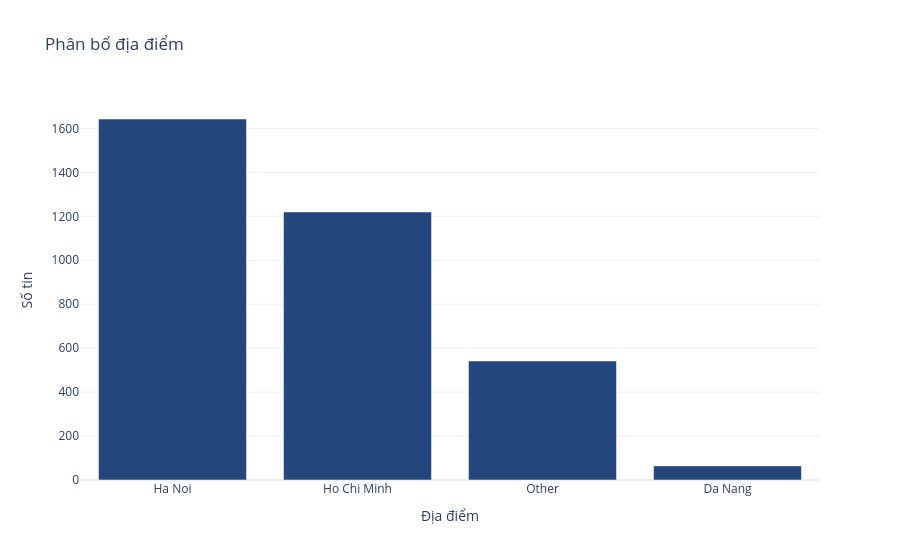
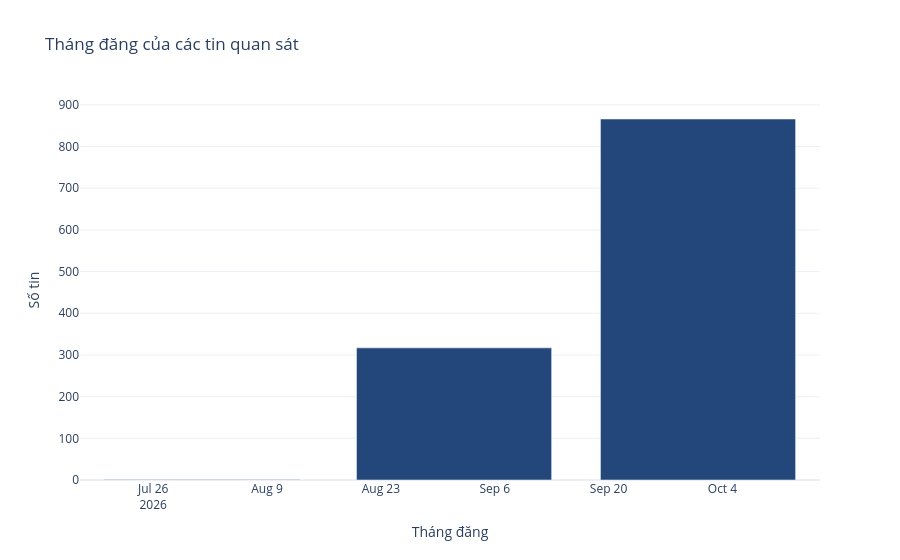

Notebook source saved alongside these figures, in order:
### Markdown cell above
## 3. Địa điểm và tháng đăng
Địa điểm là nhãn chính do dự án gốc gán. `Other` có thể gồm nhiều địa điểm, ngoài ba thành phố chính hoặc thông tin chưa đủ. Tháng đăng chỉ mô tả mẫu có ngày, không chứng minh xu hướng nhu cầu tuyển dụng.

### Code cell
locations = df.location.value_counts().rename_axis('Địa điểm').reset_index(name='Số tin')
px.bar(locations, x='Địa điểm', y='Số tin', title='Phân bố địa điểm').show()
months = df.dropna(subset=['posted_month']).groupby('posted_month').size().reset_index(name='Số tin')
px.bar(months, x='posted_month', y='Số tin', labels={'posted_month':'Tháng đăng'}, title='Tháng đăng của các tin quan sát').show()
display(Markdown(f"Có **{df.posted_date.notna().sum():,}/{len(df):,}** tin có ngày hợp lệ; thiếu **{df.posted_date.isna().mean():.1%}**."))

### Figure 1 — Plotly figure (JSON) as saved in the notebook; plotly's stock layout.template omitted (floating-point values rounded to 4 significant figures)
{"data": [{"hovertemplate": "Địa điểm=%{x}<br>Số tin=%{y}<extra></extra>", "legendgroup": "", "marker": {"color": "#24477B", "pattern": {"shape": ""}}, "name": "", "orientation": "v", "showlegend": false, "textposition": "auto", "type": "bar", "x": ["Ha Noi", "Ho Chi Minh", "Other", "Da Nang"], "xaxis": "x", "y": [1643, 1220, 542, 64], "yaxis": "y"}], "layout": {"barmode": "relative", "legend": {"tracegroupgap": 0}, "title": {"text": "Phân bố địa điểm"}, "xaxis": {"anchor": "y", "domain": [0.0, 1.0], "title": {"text": "Địa điểm"}}, "yaxis": {"anchor": "x", "domain": [0.0, 1.0], "title": {"text": "Số tin"}}}}

### Figure 2 — Plotly figure (JSON) as saved in the notebook; plotly's stock layout.template omitted (floating-point values rounded to 4 significant figures)
{"data": [{"hovertemplate": "Tháng đăng=%{x}<br>Số tin=%{y}<extra></extra>", "legendgroup": "", "marker": {"color": "#24477B", "pattern": {"shape": ""}}, "name": "", "orientation": "v", "showlegend": false, "textposition": "auto", "type": "bar", "x": ["2026-08", "2026-09", "2026-10"], "xaxis": "x", "y": [1, 317, 866], "yaxis": "y"}], "layout": {"barmode": "relative", "legend": {"tracegroupgap": 0}, "title": {"text": "Tháng đăng của các tin quan sát"}, "xaxis": {"anchor": "y", "domain": [0.0, 1.0], "title": {"text": "Tháng đăng"}}, "yaxis": {"anchor": "x", "domain": [0.0, 1.0], "title": {"text": "Số tin"}}}}
